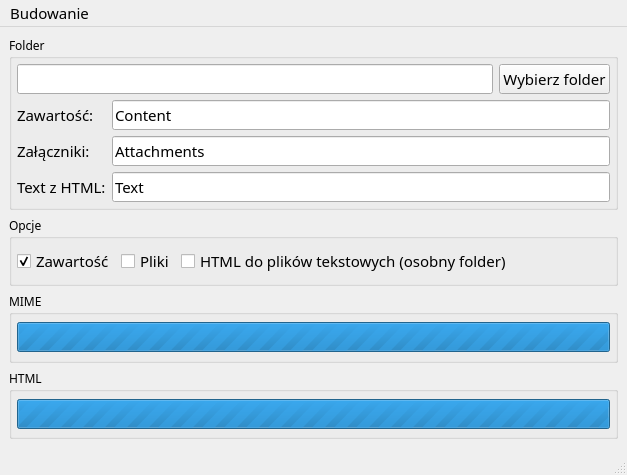
<?xml version="1.0" encoding="UTF-8"?>
<ui version="4.0">
 <class>AshuraWind</class>
 <widget class="QMainWindow" name="AshuraWind">
  <property name="geometry">
   <rect>
    <x>0</x>
    <y>0</y>
    <width>627</width>
    <height>475</height>
   </rect>
  </property>
  <property name="font">
   <font>
    <family>Roboto Bk</family>
    <pointsize>11</pointsize>
   </font>
  </property>
  <property name="windowTitle">
   <string>MIMEtoContent</string>
  </property>
  <widget class="QWidget" name="centralwidget">
   <layout class="QVBoxLayout" name="verticalLayout">
    <item>
     <widget class="QGroupBox" name="groupBox">
      <property name="font">
       <font>
        <family>Roboto Bk</family>
        <pointsize>9</pointsize>
       </font>
      </property>
      <property name="title">
       <string>Folder</string>
      </property>
      <layout class="QGridLayout" name="gridLayout">
       <property name="leftMargin">
        <number>5</number>
       </property>
       <property name="topMargin">
        <number>5</number>
       </property>
       <property name="rightMargin">
        <number>5</number>
       </property>
       <property name="bottomMargin">
        <number>5</number>
       </property>
       <item row="0" column="2">
        <widget class="QPushButton" name="qpickfolder">
         <property name="sizePolicy">
          <sizepolicy hsizetype="Maximum" vsizetype="Fixed">
           <horstretch>0</horstretch>
           <verstretch>0</verstretch>
          </sizepolicy>
         </property>
         <property name="font">
          <font>
           <pointsize>11</pointsize>
          </font>
         </property>
         <property name="text">
          <string>Wybierz folder</string>
         </property>
        </widget>
       </item>
       <item row="1" column="1" colspan="2">
        <widget class="QLineEdit" name="qfoldercontent">
         <property name="font">
          <font>
           <pointsize>11</pointsize>
          </font>
         </property>
         <property name="text">
          <string>Content</string>
         </property>
        </widget>
       </item>
       <item row="0" column="0" colspan="2">
        <widget class="QLineEdit" name="qfolderdir">
         <property name="font">
          <font>
           <pointsize>11</pointsize>
          </font>
         </property>
        </widget>
       </item>
       <item row="1" column="0">
        <widget class="QLabel" name="label">
         <property name="sizePolicy">
          <sizepolicy hsizetype="Maximum" vsizetype="Preferred">
           <horstretch>0</horstretch>
           <verstretch>0</verstretch>
          </sizepolicy>
         </property>
         <property name="font">
          <font>
           <pointsize>11</pointsize>
          </font>
         </property>
         <property name="text">
          <string>Zawartość:</string>
         </property>
        </widget>
       </item>
       <item row="2" column="1" colspan="2">
        <widget class="QLineEdit" name="qfolderattachments">
         <property name="font">
          <font>
           <pointsize>11</pointsize>
          </font>
         </property>
         <property name="text">
          <string>Attachments</string>
         </property>
        </widget>
       </item>
       <item row="2" column="0">
        <widget class="QLabel" name="label_2">
         <property name="font">
          <font>
           <pointsize>11</pointsize>
          </font>
         </property>
         <property name="text">
          <string>Załączniki:</string>
         </property>
        </widget>
       </item>
       <item row="3" column="0">
        <widget class="QLabel" name="label_3">
         <property name="font">
          <font>
           <pointsize>11</pointsize>
          </font>
         </property>
         <property name="text">
          <string>Text z HTML:</string>
         </property>
        </widget>
       </item>
       <item row="3" column="1" colspan="2">
        <widget class="QLineEdit" name="qfoldertext">
         <property name="font">
          <font>
           <pointsize>11</pointsize>
          </font>
         </property>
         <property name="text">
          <string>Text</string>
         </property>
        </widget>
       </item>
      </layout>
     </widget>
    </item>
    <item>
     <widget class="QGroupBox" name="groupBox_2">
      <property name="font">
       <font>
        <pointsize>9</pointsize>
       </font>
      </property>
      <property name="title">
       <string>Opcje</string>
      </property>
      <layout class="QHBoxLayout" name="horizontalLayout_2">
       <property name="leftMargin">
        <number>5</number>
       </property>
       <property name="topMargin">
        <number>5</number>
       </property>
       <property name="rightMargin">
        <number>5</number>
       </property>
       <property name="bottomMargin">
        <number>5</number>
       </property>
       <item>
        <widget class="QCheckBox" name="qcheckcontent">
         <property name="font">
          <font>
           <pointsize>11</pointsize>
          </font>
         </property>
         <property name="text">
          <string>Zawartość</string>
         </property>
         <property name="checked">
          <bool>true</bool>
         </property>
        </widget>
       </item>
       <item>
        <widget class="QCheckBox" name="qcheckfiles">
         <property name="font">
          <font>
           <pointsize>11</pointsize>
          </font>
         </property>
         <property name="text">
          <string>Pliki</string>
         </property>
        </widget>
       </item>
       <item>
        <widget class="QCheckBox" name="qchecktxt">
         <property name="font">
          <font>
           <pointsize>11</pointsize>
          </font>
         </property>
         <property name="text">
          <string>HTML do plików tekstowych (osobny folder)</string>
         </property>
        </widget>
       </item>
       <item>
        <spacer name="horizontalSpacer">
         <property name="orientation">
          <enum>Qt::Horizontal</enum>
         </property>
         <property name="sizeHint" stdset="0">
          <size>
           <width>40</width>
           <height>20</height>
          </size>
         </property>
        </spacer>
       </item>
      </layout>
     </widget>
    </item>
    <item>
     <widget class="QGroupBox" name="groupBox_3">
      <property name="font">
       <font>
        <pointsize>9</pointsize>
       </font>
      </property>
      <property name="title">
       <string>MIME</string>
      </property>
      <layout class="QVBoxLayout" name="verticalLayout_2">
       <property name="spacing">
        <number>0</number>
       </property>
       <property name="leftMargin">
        <number>5</number>
       </property>
       <property name="topMargin">
        <number>5</number>
       </property>
       <property name="rightMargin">
        <number>5</number>
       </property>
       <property name="bottomMargin">
        <number>5</number>
       </property>
       <item>
        <widget class="QProgressBar" name="qprogressmime">
         <property name="font">
          <font>
           <pointsize>11</pointsize>
          </font>
         </property>
         <property name="maximum">
          <number>0</number>
         </property>
         <property name="value">
          <number>-1</number>
         </property>
         <property name="alignment">
          <set>Qt::AlignCenter</set>
         </property>
         <property name="textDirection">
          <enum>QProgressBar::TopToBottom</enum>
         </property>
        </widget>
       </item>
      </layout>
     </widget>
    </item>
    <item>
     <widget class="QGroupBox" name="groupBox_4">
      <property name="font">
       <font>
        <pointsize>9</pointsize>
       </font>
      </property>
      <property name="title">
       <string>HTML</string>
      </property>
      <layout class="QVBoxLayout" name="verticalLayout_3">
       <property name="spacing">
        <number>0</number>
       </property>
       <property name="leftMargin">
        <number>5</number>
       </property>
       <property name="topMargin">
        <number>5</number>
       </property>
       <property name="rightMargin">
        <number>5</number>
       </property>
       <property name="bottomMargin">
        <number>5</number>
       </property>
       <item>
        <widget class="QProgressBar" name="qprogresshtml">
         <property name="font">
          <font>
           <pointsize>11</pointsize>
          </font>
         </property>
         <property name="maximum">
          <number>0</number>
         </property>
         <property name="value">
          <number>-1</number>
         </property>
         <property name="alignment">
          <set>Qt::AlignCenter</set>
         </property>
        </widget>
       </item>
      </layout>
     </widget>
    </item>
   </layout>
  </widget>
  <widget class="QMenuBar" name="menubar">
   <property name="geometry">
    <rect>
     <x>0</x>
     <y>0</y>
     <width>627</width>
     <height>27</height>
    </rect>
   </property>
   <property name="font">
    <font>
     <family>Roboto Bk</family>
     <pointsize>11</pointsize>
    </font>
   </property>
   <widget class="QMenu" name="menuBudowanie">
    <property name="font">
     <font>
      <family>Roboto Bk</family>
      <pointsize>10</pointsize>
     </font>
    </property>
    <property name="title">
     <string>Budowanie</string>
    </property>
    <addaction name="actionUruchom"/>
   </widget>
   <addaction name="menuBudowanie"/>
  </widget>
  <widget class="QStatusBar" name="statusbar"/>
  <action name="actionUruchom">
   <property name="text">
    <string>Uruchom</string>
   </property>
   <property name="shortcut">
    <string>Ctrl+R</string>
   </property>
  </action>
 </widget>
 <resources/>
 <connections/>
</ui>
